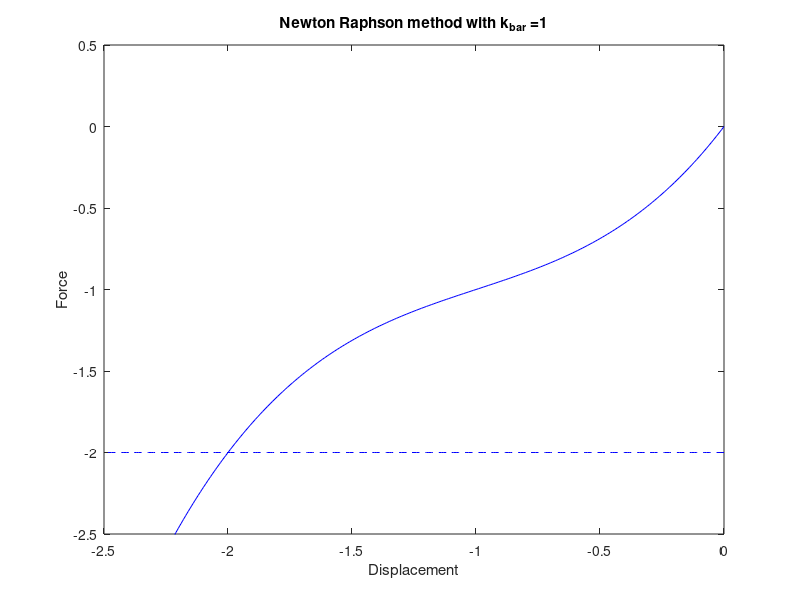

Source code (MATLAB): (Note: this script raises an error after producing the figure.)
%%
% This is the MATLAB Code for Newton Raphson algorithm by CHEN Jiawei
%%
clear
clc
close all
format longEng
%% plot the analytical solution
k_bar = 1.0;
x=0:-0.01:-2.5;
y=x + 1.5*x.^2 + 0.5*x.^3 + k_bar * x;
figure(1)
set(gca,'Fontsize',16)
fig1 = plot(x,y,'b'); hold on
axis([-2.5 0 -2.5 0.5]);
xlabel('Displacement');
ylabel('Force');
title(['Newton Raphson method with k_b_a_r =',num2str(k_bar)]);
%% Increment
% set param for increment
F_ext=-2;
F_ext_ref = -2;
F_ini=0;
fig1 = plot(x,F_ext*ones(1,length(x)),'b--'); hold on

delta_f = -0.05;
num_step = F_ext/-0.02;
tol=1e-6;
max_iter = 100;
% init increment
for step = 1:1:(num_step+1)
    if step==1
        u(step)=0;
        F_ini(step)=0;
        F_ext(step)=F_ini(step)+delta_f;
    else
        u(step)=u(step-1)+delta_u;
        F_ini(step)=F_ini_j;
        F_ext(step)=F_ini(step)+delta_f;
    end
    % add a convergence for the increment step
    if F_ext(step)<F_ext_ref
        break;
    end
    %init iter
    iter=1;
    delta_u = 0;
    Residual = delta_f;
    k = k_stif(u(step),k_bar);
    %enter the iter loop
    while(iter<max_iter && abs(Residual)>=tol)
        ddelta_u=Residual/k;
        delta_u = delta_u + ddelta_u;
        F_ini_j=F_inter(u(step)+delta_u,k_bar);
        Residual = F_ext(step) - F_ini_j;
        iter = iter +1;
    end
    fig3 = plot(u(step),F_ini(step),'go','Markersize',5,'Markerfacecolor','g'); hold on
    % give the displacement to the next time step
    u(step+1) = u(step)+delta_u;
    
end

% plot the legend
legend([fig1 fig3],'Analytical solution','Newton Raphson alogorithm','location','best');

%%
%function definition
function y=F_inter(x,k_bar)
y=x + 1.5*x.^2 + 0.5*x.^3 + k_bar * x;
end
function y=k_stif(x,k_bar)
y = (1 + 3 * x + 1.5 * x.^2) + k_bar;
end
    